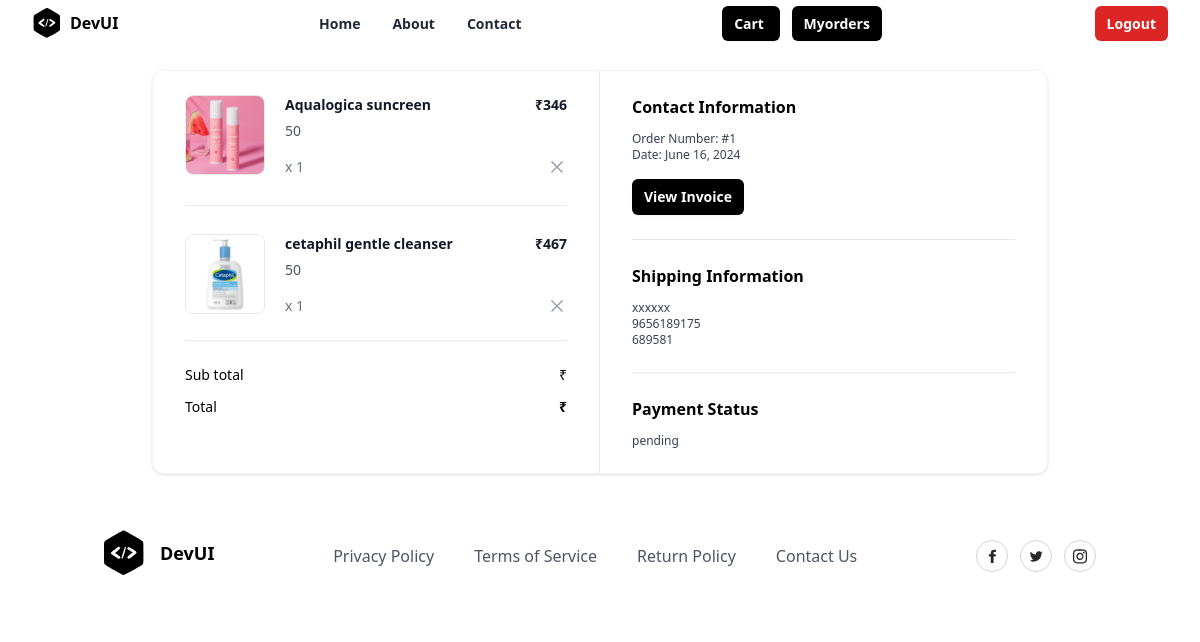
Page /order/summary/ (signed in) on the committed database.
### store/models.py (models this page shows, shortened)
class BasketItem(models.Model):
    basket_object = models.ForeignKey(Basket, on_delete=models.CASCADE,related_name="cartitems")
    product_object = models.ForeignKey(Product, on_delete=models.CASCADE)
    size_object = models.ForeignKey(Size, on_delete=models.CASCADE)
    quantity = models.PositiveIntegerField(default=1)
    created_date = models.DateTimeField(auto_now_add=True)
    updated_date = models.DateTimeField(auto_now=True)
    is_active = models.BooleanField(default=True)
    is_order_placed=models.BooleanField(default=False)
    @property
    def total_amount(self):
        return self.product_object.price * self.quantity

class Product(models.Model):
    title = models.CharField(max_length=200)
    description = models.TextField(null=True, blank=True)
    size_object = models.ManyToManyField(Size)
    category_object = models.ForeignKey(Category, on_delete=models.CASCADE)
    brand_object = models.ForeignKey(Brand, on_delete=models.CASCADE)
    image = models.ImageField(upload_to='product_images', null=True, blank=True, default='product_images/default.jpg')
    price = models.PositiveIntegerField()
    tag_object=models.ManyToManyField(Tag)
    created_date = models.DateTimeField(auto_now_add=True)
    updated_date = models.DateTimeField(auto_now=True)
    is_active = models.BooleanField(default=True)

class Size(models.Model):
    name = models.CharField(max_length=100, unique=True)
    created_date = models.DateTimeField(auto_now_add=True)
    updated_date = models.DateTimeField(auto_now=True)
    is_active = models.BooleanField(default=True)
    def __str__(self):
        return self.name

class Order(models.Model):
    user_object = models.ForeignKey(
                                        User,
                                        on_delete=models.CASCADE,
                                        related_name='myorders'
                                    )
    basket_item_objects = models.ManyToManyField(BasketItem)
    delivery_address = models.CharField(max_length=250)
    phone = models.CharField(max_length=12)
    pin=models.CharField(max_length=10,null=True)
    email = models.CharField(max_length=100)
    pay_options = (
        ('online', 'online'),
        ('cod', 'cod')
    )
    payment_mode = models.CharField(
                                        max_length=100,
                                        choices=pay_options,
                                        default='cod'
                                    )
    order_id = models.CharField(max_length=200, null=True)
    is_paid = models.BooleanField(default=False)
    order_status = (
        ('order_confirmed', 'Order confirmed'),
        ('dispatched', 'Dispatched'),
        ('in_transit', 'In transit'),
        ('delivered', 'Delivered'),
        ('cancelled', 'Cancelled'),
    )
    status = models.CharField(
                                max_length=200,
                                choices=order_status,
                                default='order_confirmed'
                            )
    created_date = models.DateTimeField(auto_now_add=True)
    updated_date = models.DateTimeField(auto_now=True)
    is_active = models.BooleanField(default=True)

### store/views.py (the view)
# urls.py: path('order/summary/',views.OrderSummaryView.as_view(),name="order-summary")
class OrderSummaryView(View):
    def get(self,request,*args,**kwargs):
        qs=Order.objects.filter(user_object=request.user).order_by("-created_date")
        return render(request,"order_summary.html",{"data":qs})

### store/templates/order_summary.html (shortened to what this page needs)
{%extends 'base.html'%}
{%block main_block%}
{%for order in data%}
<div class="mx-auto my-4 max-w-4xl md:my-6">
  <div class="overflow-hidden rounded-xl border border-gray-100 shadow">
    <div class="grid grid-cols-1 md:grid-cols-2">
      <div class="px-5 py-6 md:border-r md:border-r-gray-200 md:px-8">
        <div class="flow-root">
          <ul class="-my-7 divide-y divide-gray-200">
           {%for bi in order.basket_item_objects.all%}
           <li class="flex items-stretch justify-between space-x-5 py-7">
            <div class="flex flex-1 items-stretch">
              <div class="flex-shrink-0">
                <img
                  class="h-20 w-20 rounded-lg border border-gray-200 object-contain"
                  src="{{bi.product_object.image.url}}"
                  alt="https://static.nike.com/a/images/c_limit,w_592,f_auto/t_product_v1/54a510de-a406-41b2-8d62-7f8c587c9a7e/air-force-1-07-lv8-shoes-9KwrSk.png"
                />
              </div>
              <div class="ml-5 flex flex-col justify-between">
                <div class="flex-1">
                  <p class="text-sm font-bold text-gray-900">
                    {{bi.product_object.title}}
                  </p>
                  <p class="mt-1.5 text-sm font-medium text-gray-600">
                 {{bi.size_object}}
                  </p>
                </div>
                <p class="mt-4 text-sm font-medium text-gray-500">x {{bi.quantity}}</p>
              </div>
            </div>
            <div class="ml-auto flex flex-col items-end justify-between">
              <p class="text-right text-sm font-bold text-gray-900">
                ₹{{bi.total_amount}}
              </p>
              <button
                type="button"
                class="-m-2 inline-flex rounded p-2 text-gray-400 transition-all duration-200 hover:text-gray-900 focus:outline-none focus:ring-2 focus:ring-gray-900 focus:ring-offset-2"
              >
                <svg
                  xmlns="http://www.w3.org/2000/svg"
                  width="24"
                  height="24"
                  viewBox="0 0 24 24"
                  fill="none"
                  stroke="currentColor"
                  stroke-width="2"
                  stroke-linecap="round"
                  stroke-linejoin="round"
                  class="h-5 w-5"
                >
                  <line x1="18" y1="6" x2="6" y2="18"></line>
                  <line x1="6" y1="6" x2="18" y2="18"></line>
                </svg>
              </button>
            </div>
           {%endfor%}
          </ul>
          <hr class="mt-6 border-gray-200" />
          <ul class="mt-6 space-y-3">
            <li class="flex items-center justify-between">
              <p class="text-sm font-medium">Sub total</p>
              <p class="text-sm font-medium">₹{{order.sub_total}}</p>
            </li>
            <li class="flex items-center justify-between">
              <p class="text-sm font-medium ">Total</p>
              <p class="text-sm font-bold ">₹{{order.sub_total}}</p>
            </li>
          </ul>
        </div>
      </div>
      <div class="px-5 py-6 md:px-8">
        <div class="flow-root">
          <div class="-my-6 divide-y divide-gray-200">
            <div class="py-6">
              <h2 class="text-base font-bold text-black">
                Contact Information
              </h2>
              <p class="fontmedium mt-3 text-xs text-gray-700">
                Order Number: #{{order.id}}
              </p>
              <p class="text-xs font-medium text-gray-700">
                Date: {{order.created_date|date}}
              </p>
              <button
                type="button"
                class="mt-4 rounded-md bg-black px-3 py-2 text-sm font-semibold text-white shadow-sm hover:bg-black/80 focus-visible:outline focus-visible:outline-2 focus-visible:outline-offset-2 focus-visible:outline-black"
              >
                View Invoice
              </button>
            </div>
            <div class="py-6">
              <h2 class="mb-2 text-base font-bold text-black">
                Shipping Information
              </h2>
              <p class="mt-3 text-xs font-medium text-gray-700">{{order.delivery_address}}</p>
              <p class="text-xs font-medium text-gray-700">
                {{order.phone}}
              </p>
              <p class="text-xs font-medium text-gray-700">{{order.pin}}</p>
            </div>
            <div class="py-6">
              <h2 class="text-base font-bold text-black">
                Payment Status
              </h2>
              <p class="mt-3 text-xs font-medium text-gray-700">
               {%if order.is_paid%}
                  completed
                  {%else%}
                  pending
                  {%endif%}
              </p>
            </div>
          </div>
        </div>
      </div>
    </div>
  </div>
</div>
{%endfor%}
{%endblock%}

### rows in the picture
Order: id "1", created_date "June 16, 2024", delivery_address "xxxxxx", phone "9656189175", pin "689581", is_paid "pending"
BasketItem: product_object.image (picture), product_object "Aqualogica suncreen", size_object "50", quantity "1", total_amount "346"
BasketItem: product_object.image (picture), product_object "cetaphil gentle cleanser", size_object "50", quantity "1", total_amount "467"
